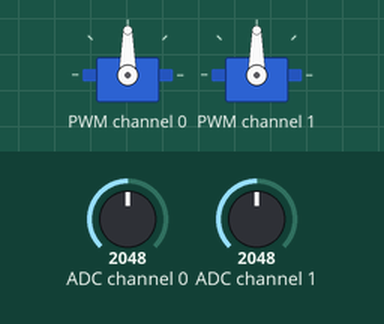
The program below on a simulated Raspberry Pi (BCM pin numbers). On the bench: 2 × servo. The inputs (shaded band) are chosen by the test bench; at power-on: ADC channel 0 = 2048, ADC channel 1 = 2048 (analog values on the 0–4095 scale). Servo angles are drawn from the pulse width (0.5 ms = 0°, 2.5 ms = 180°).

Above: at 1.2 s.
1.3 s: ADC channel 0 set to 2866
At 2.6 s:
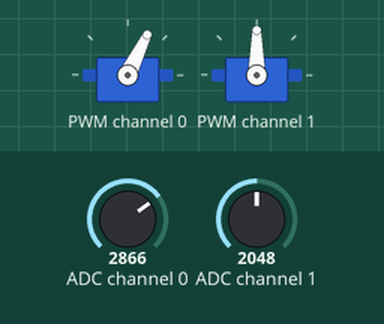
2.9 s: ADC channel 1 set to 2866
At 4.2 s:
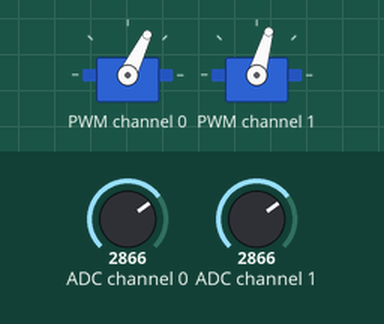
4.5 s: ADC channel 0 set to 3603
At 4.9 s:
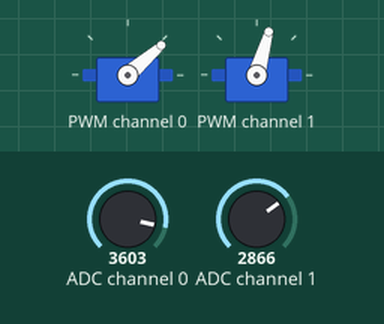
6.1 s: ADC channel 1 set to 3603
At 6.6 s:
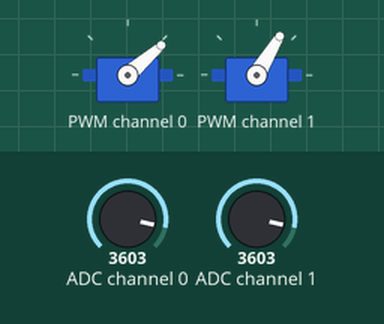
7.7 s: ADC channel 0 set to 4095
At 8.3 s:
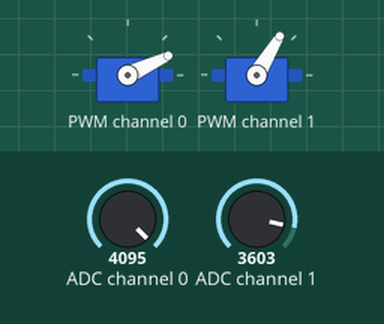
9.3 s: ADC channel 1 set to 2047
At 9.9 s:
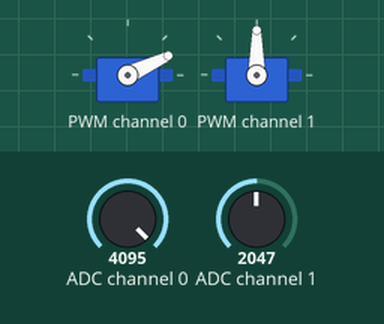
Timing chart, 0 to 11.9 s (numbered marks = the images above; inputs shaded):
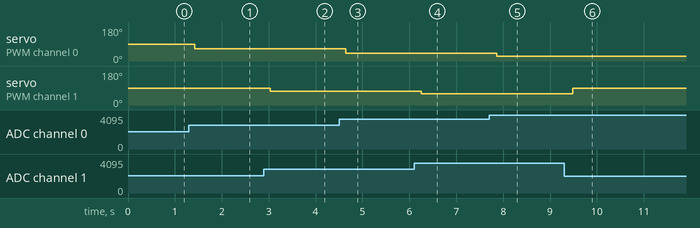

Measured:
- after the input at 1.3 s, servo on PWM channel 0: 90° → 64° after 0.12 s
- after the input at 2.9 s, servo on PWM channel 1: 90° → 74° after 0.13 s
- after the input at 4.5 s, servo on PWM channel 0: 64° → 41° after 0.14 s
- after the input at 6.1 s, servo on PWM channel 1: 74° → 59° after 0.16 s
- after the input at 7.7 s, servo on PWM channel 0: 41° → 25° after 0.17 s
- after the input at 9.3 s, servo on PWM channel 1: 59° → 90° after 0.18 s

The program:

bb2-06-04-pantilt-pca9685.py
```python
# -*- coding: utf-8 -*-
import RPi.GPIO as GPIO
from time import sleep
import smbus
import math

# MCP3208からSPI通信で12ビットのデジタル値を取得。0から7の8チャンネル使用可
def readadc(adcnum, clockpin, mosipin, misopin, cspin):
    if adcnum > 7 or adcnum < 0:
        return -1
    GPIO.output(cspin, GPIO.HIGH)
    GPIO.output(clockpin, GPIO.LOW)
    GPIO.output(cspin, GPIO.LOW)

    commandout = adcnum
    commandout |= 0x18  # スタートビット＋シングルエンドビット
    commandout <<= 3    # LSBから8ビット目を送信するようにする
    for i in range(5):
        # LSBから数えて8ビット目から4ビット目までを送信
        if commandout & 0x80:
            GPIO.output(mosipin, GPIO.HIGH)
        else:
            GPIO.output(mosipin, GPIO.LOW)
        commandout <<= 1
        GPIO.output(clockpin, GPIO.HIGH)
        GPIO.output(clockpin, GPIO.LOW)
    adcout = 0
    # 13ビット読む（ヌルビット＋12ビットデータ）
    for i in range(13):
        GPIO.output(clockpin, GPIO.HIGH)
        GPIO.output(clockpin, GPIO.LOW)
        adcout <<= 1
        if i>0 and GPIO.input(misopin)==GPIO.HIGH:
            adcout |= 0x1
    GPIO.output(cspin, GPIO.HIGH)
    return adcout

def resetPCA9685():
    bus.write_byte_data(address_pca9685, 0x00, 0x00)

def setPCA9685Freq(freq):
    freq = 0.9*freq # Arduinoのライブラリより
    prescaleval = 25000000.0    # 25MHz
    prescaleval /= 4096.0       # 12-bit
    prescaleval /= float(freq)
    prescaleval -= 1.0
    prescale = int(math.floor(prescaleval + 0.5))
    oldmode = bus.read_byte_data(address_pca9685, 0x00)
    newmode = (oldmode & 0x7F) | 0x10             # スリープモード
    bus.write_byte_data(address_pca9685, 0x00, newmode) # スリープモードへ
    bus.write_byte_data(address_pca9685, 0xFE, prescale) # プリスケーラーをセット
    bus.write_byte_data(address_pca9685, 0x00, oldmode)
    sleep(0.005)
    bus.write_byte_data(address_pca9685, 0x00, oldmode | 0xa1)

def setPCA9685Duty(channel, on, off):
    channelpos = 0x6 + 4*channel
    try:
        bus.write_i2c_block_data(address_pca9685, channelpos, [on&0xFF, on>>8, off&0xFF, off>>8] )
    except IOError:
        pass

def getPCA9685Duty(id, val):
    val_min = 0
    val_max = 4095
    servo_min = 143 # 50Hzで0.7ms
    servo_max = 410 # 50Hzで2.0ms  (中心は276)
    if id==1 :
        servo_min = 193 # 50Hzで0.95ms
        servo_max = 360 # 50Hzで1.8ms
    duty = (servo_min-servo_max)*(val-val_min)/(val_max-val_min) + servo_max
    # 一般的なサーボモーターはこちらを有効に
    #duty = (servo_max-servo_min)*(val-val_min)/(val_max-val_min) + servo_min
    return int(duty)

GPIO.setmode(GPIO.BCM)
# ピンの名前を変数として定義
SPICLK = 11
SPIMOSI = 10
SPIMISO = 9
SPICS = 8
# SPI通信用の入出力を定義
GPIO.setup(SPICLK, GPIO.OUT)
GPIO.setup(SPIMOSI, GPIO.OUT)
GPIO.setup(SPIMISO, GPIO.IN)
GPIO.setup(SPICS, GPIO.OUT)

bus = smbus.SMBus(1)
address_pca9685 = 0x40

resetPCA9685()
setPCA9685Freq(50)

adc_pin0 = 0
adc_pin1 = 1

try:
    while True:
        inputVal0 = readadc(adc_pin0, SPICLK, SPIMOSI, SPIMISO, SPICS)
        duty0 = getPCA9685Duty(0, inputVal0)
        setPCA9685Duty(0, 0, duty0)

        inputVal1 = readadc(adc_pin1, SPICLK, SPIMOSI, SPIMISO, SPICS)
        duty1 = getPCA9685Duty(1, inputVal1)
        setPCA9685Duty(1, 0, duty1)

        sleep(0.2)

except KeyboardInterrupt:
    pass

GPIO.cleanup()
```
